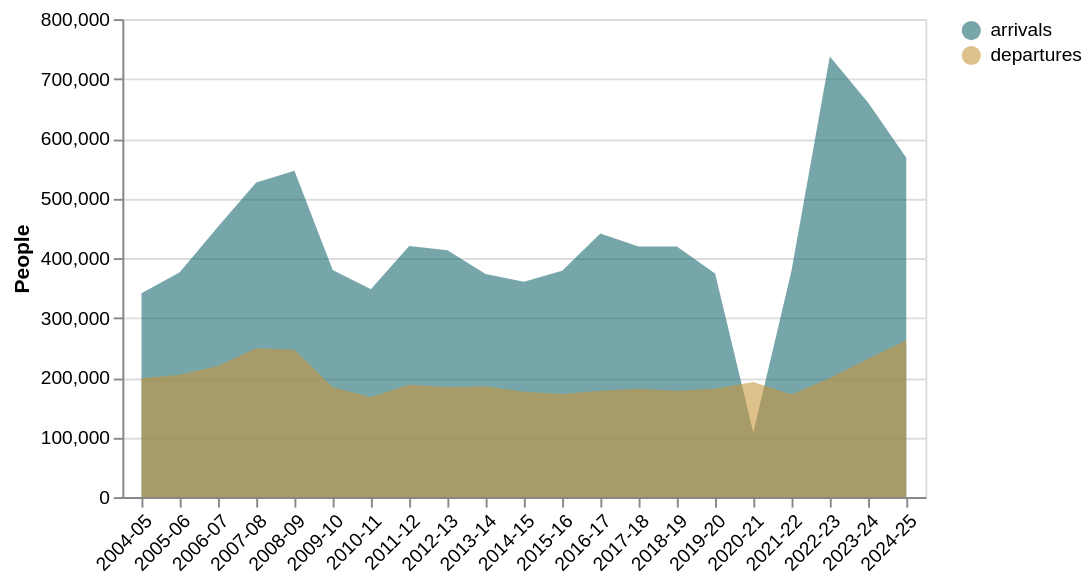

This figure's Vega-Lite source:
### Vega-Lite specification from a JSON file in a GitHub repository (floating-point values rounded to 4 significant figures)
{"$schema": "https://vega.github.io/schema/vega-lite/v5.json", "width": "container", "height": 250, "data": {"values": [{"year": "2004-05", "arrivals": 341400, "departures": 198820}, {"year": "2005-06", "arrivals": 376530, "departures": 204690}, {"year": "2006-07", "arrivals": 452390, "departures": 219590}, {"year": "2007-08", "arrivals": 526510, "departures": 249170}, {"year": "2008-09", "arrivals": 546380, "departures": 246510}, {"year": "2009-10", "arrivals": 380090, "departures": 184030}, {"year": "2010-11", "arrivals": 347990, "departures": 167620}, {"year": "2011-12", "arrivals": 420210, "departures": 188260}, {"year": "2012-13", "arrivals": 413310, "departures": 183980}, {"year": "2013-14", "arrivals": 373350, "departures": 185570}, {"year": "2014-15", "arrivals": 360540, "departures": 176510}, {"year": "2015-16", "arrivals": 378690, "departures": 172460}, {"year": "2016-17", "arrivals": 441290, "departures": 177940}, {"year": "2017-18", "arrivals": 419610, "departures": 181390}, {"year": "2018-19", "arrivals": 419280, "departures": 177940}, {"year": "2019-20", "arrivals": 374160, "departures": 181460}, {"year": "2020-21", "arrivals": 107530, "departures": 192470}, {"year": "2021-22", "arrivals": 379550, "departures": 171640}, {"year": "2022-23", "arrivals": 737530, "departures": 199190}, {"year": "2023-24", "arrivals": 660570, "departures": 231410}, {"year": "2024-25", "arrivals": 568000, "departures": 262430}]}, "transform": [{"fold": ["arrivals", "departures"], "as": ["type", "value"]}], "mark": {"type": "area", "opacity": 0.6}, "encoding": {"x": {"field": "year", "type": "ordinal", "title": null, "axis": {"labelAngle": -45, "labelFontSize": 10}}, "y": {"field": "value", "type": "quantitative", "title": "People", "stack": null, "axis": {"labelFontSize": 10, "format": ",d"}}, "color": {"field": "type", "type": "nominal", "scale": {"domain": ["arrivals", "departures"], "range": ["#1d6b72", "#c8963e"]}, "legend": {"title": null}}, "tooltip": [{"field": "year", "title": "Year"}, {"field": "type", "title": "Type"}, {"field": "value", "title": "People", "format": ",d"}]}}
